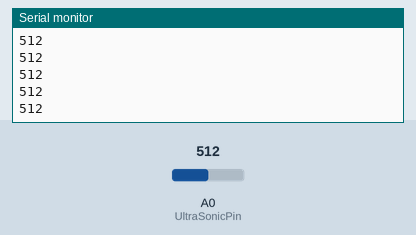
This sketch was run on a simulated Arduino Uno, built with avr-gcc and run on an emulated ATmega328P. Parts: the last lines printed to the serial monitor. The test bench sets the inputs (shaded band); at power-on: A0 (UltraSonicPin) = 512.

Above: at 1.2 s.
1.3 s: A0 (UltraSonicPin) set to 716
At 1.8 s:
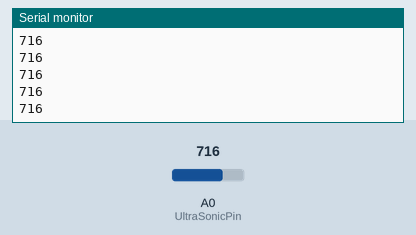
2.8 s: A0 (UltraSonicPin) set to 900
At 3.4 s:
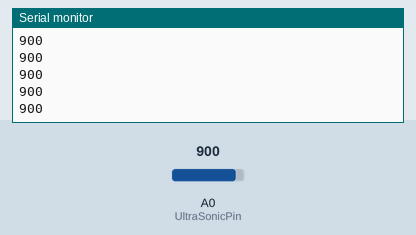
Timing chart, 0 to 5.8 s (numbered marks = the images above; inputs shaded):
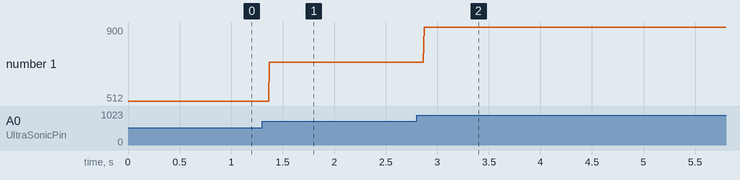

Measured:
- after the input at 1.3 s, the serial monitor: prints a new line after 0.07 s (image 1)
- after the input at 2.8 s, the serial monitor: prints a new line after 0.07 s (image 2)
- plotted number 1: 512 → 716 after the input at 1.3 s, 716 → 900 after the input at 2.8 s

The sketch:

UltraSonic.ino
```cpp
int UltraSonicPin = A0;    // select the input pin for the potentiometer
int SonicValue = 0;  // variable to store the value coming from the sensor

void setup() {
  Serial.begin(9600);
}

void loop() {
  SonicValue = analogRead(UltraSonicPin);
  Serial.println(SonicValue,DEC);

}
```
